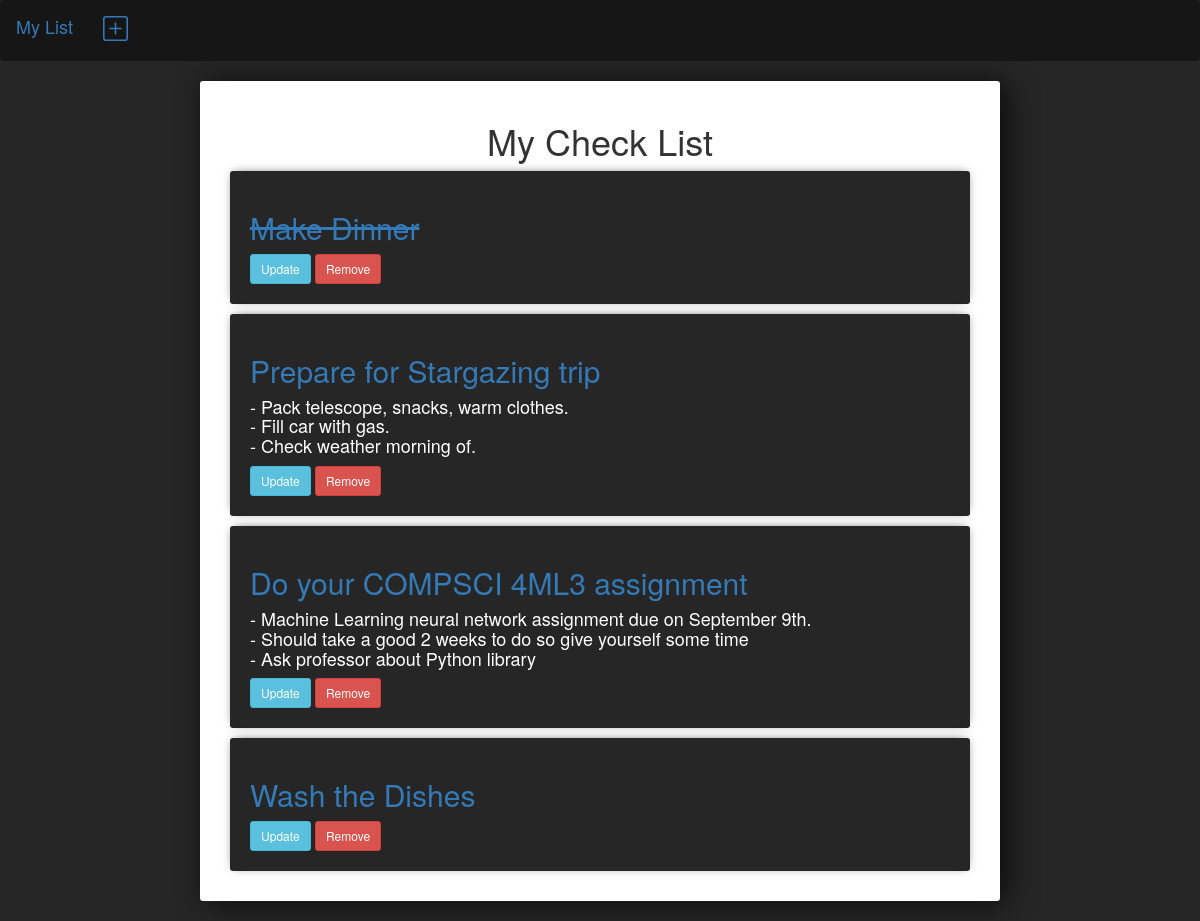
The page / on the database its author committed.
### backend/models.py (models this page shows, shortened)
class List(models.Model):
    User = models.ForeignKey(User, on_delete=models.CASCADE, null=True)
    Name = models.CharField(max_length=255)
    Description = models.TextField(null=True, blank=True)
    Completed = models.BooleanField(default=False)
    date_created = models.DateTimeField(auto_now=True)
    date_updated = models.DateTimeField(auto_now_add=True)
    class Meta:
        ordering = ['-Completed', '-date_updated', '-date_created',]

### backend/views.py (the view)
# urls.py: 2. Add a URL to urlpatterns:  path('', views.home, name='home')
def home(request):
    lists = List.objects.all()
    context = {'lists':lists}
    return render(request, 'backend/home.html', context)

### backend/templates/backend/home.html
{% extends 'main.html' %}
{% block content %}
<div class="center-column">
    <h1 class="title text-center">My Check List</h1>
    {% for item in lists %}
        {% if item.Completed == True %}
            <div class="item-row">
                <h2 style='color:	#337ab7;text-decoration: line-through'><span style="color: #337ab7">{{ item.Name }}</span></h2>
                <a class="btn btn-sm btn-info" href="{% url 'edit-item' item.id %}">Update</a>
                <a class="btn btn-sm btn-danger" href="{% url 'delete-item' item.id %}">Remove</a>
            </div>
        {% else %}
            <div class="item-row">
                <h2>{{ item.Name }}</h2>
                <h4 style="color: white;">{{ item.Description|linebreaks }}</h4>
                <a class="btn btn-sm btn-info" href="{% url 'edit-item' item.id %}">Update</a>
                <a class="btn btn-sm btn-danger" href="{% url 'delete-item' item.id %}">Remove</a>
            </div>
        {% endif %}
    {% endfor %}
</div>
{% endblock content %}

### templates/main.html (shortened to what this page needs)
<!DOCTYPE html>
<html lang="en">
  <head>
    <link rel="stylesheet" href="https://cdn.jsdelivr.net/npm/bootstrap@3.4.1/dist/css/bootstrap.min.css">
  </head>
  <body>
    {% include 'navbar.html' %}
    {% block content %}
    {% endblock content%}
  </body>
</html>

### templates/navbar.html (shortened to what this page needs)
<nav class="navbar">
    <div class="container-fluid">
      <div class="navbar-header">
        <a class="navbar-brand" href="{% url 'home' %}">
            My List
        </a>
      </div>
      <ul class="nav navbar-nav">
        <li><a href="{% url 'create-item' %}">
        </a></li>
      </ul>
    </div>
</nav>

### templates/main.html (style rules this page uses)
body { background-color: #272626; }
.center-column { width: 800px; margin: 20px auto; padding: 20px; background-color: #fff; border-radius: 3px; box-shadow: 6px 2px 30px 0px rgba(0,0,0,0.75) }
.item-row { background-color: #272626; margin: 10px; padding: 20px; border-radius: 3px; color: #337ab7; font-size: 16px; box-shadow: 0px -1px 10px -4px rgba(0,0,0,0.75); }
.navbar { background-color: #161616; }

### rows shown on the page
List: Name "Make Dinner"
List: Name "Prepare for Stargazing trip", Description "- Pack telescope, snacks, warm clothes. - Fill car with gas. - Check weather morning of."
List: Name "Do your COMPSCI 4ML3 assignment", Description "- Machine Learning neural network assignment due on September 9th. - Should take a good 2 weeks to do so give yourself some time - Ask professor about Python library"
List: Name "Wash the Dishes"
